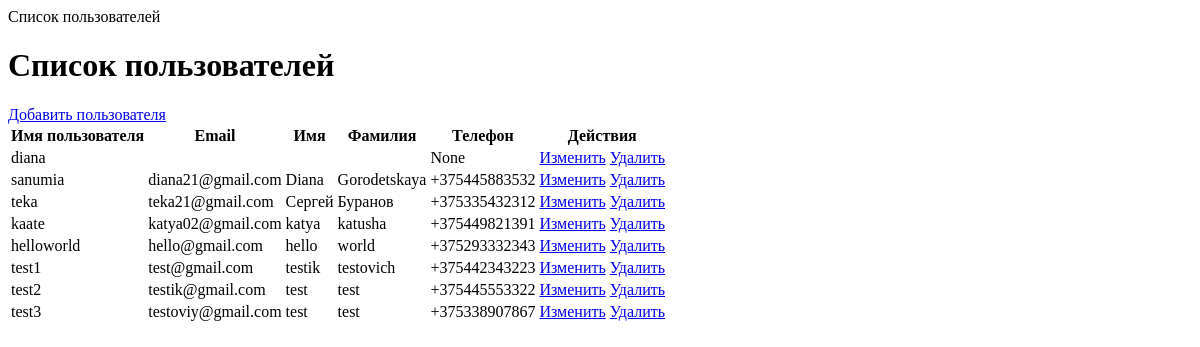
The page /users/ (signed in) on the database as committed earlier.
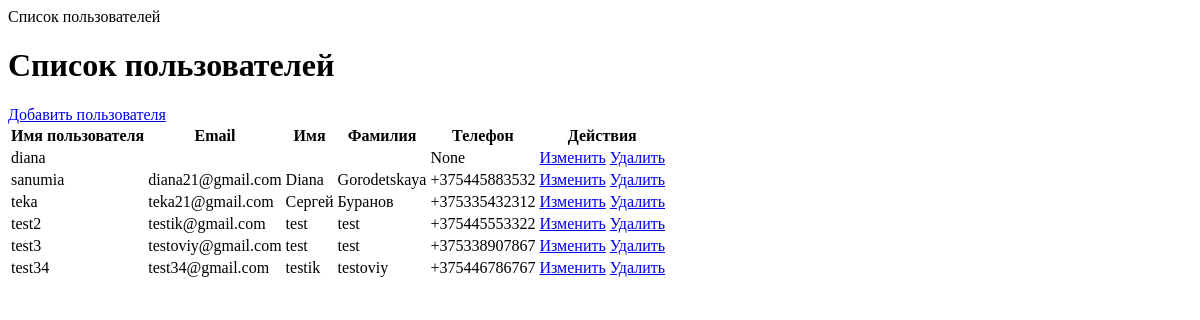
The same page on the database as committed later.
### users/models.py (models this page shows, shortened)
class User(AbstractUser):
    image = models.ImageField(upload_to='users_images', null=True, blank=True)
    phone_regex = RegexValidator(
        regex=r'^\+375(29|25|44|33)\d{7}$',
        message="Номер телефона должен быть в формате: '+375291234567'"
    )
    phone_number = models.CharField(
        validators=[phone_regex],
        max_length=20,
        blank=True,
        null=True,
        verbose_name='Номер телефона'
    )
    birth_date = models.DateField(
        verbose_name='Дата рождения',
        null=True,
        blank=True,
        validators=[
            MinValueValidator(
                limit_value=date(1900, 1, 1),
                message='Дата рождения не может быть раньше 1900 года'
            )
        ]
    )
    timezone = models.CharField(
        max_length=50,
        default='UTC',
        verbose_name='Часовой пояс',
        help_text='Например: Europe/Minsk или UTC'
    )
    is_client = models.BooleanField(default=True, verbose_name='Является клиентом')
    created_at = models.DateTimeField(auto_now_add=True, verbose_name='Дата создания (UTC)')
    updated_at = models.DateTimeField(auto_now=True, verbose_name='Дата обновления (UTC)')
    created_at_local = models.DateTimeField(verbose_name='Дата создания (локальное время)', null=True, blank=True)
    updated_at_local = models.DateTimeField(verbose_name='Дата обновления (локальное время)', null=True, blank=True)
    class Meta:
        verbose_name = 'Пользователь'
        verbose_name_plural = 'Пользователи'
        constraints = [
            models.CheckConstraint(
                check=models.Q(birth_date__lte=timezone.now().date() - timezone.timedelta(days=365*18)),
                name='age_18_plus'
            )
        ]

### users/views.py (the view)
# urls.py: path('', UserListView.as_view(), name='user_list'),
class UserListView(LoginRequiredMixin, ListView):
    model = User
    template_name = 'users/user_list.html'
    context_object_name = 'users'
    paginate_by = 10

### users/templates/users/user_list.html (shortened to what this page needs)
{% block content %}
<h1>Список пользователей</h1>
{% if perms.auth.add_user %}
<a href="{% url 'users:user_create' %}" class="btn btn-primary mb-3">Добавить пользователя</a>
{% endif %}
<table class="table">
    <thead>
        <tr>
            <th>Имя пользователя</th>
            <th>Email</th>
            <th>Имя</th>
            <th>Фамилия</th>
            <th>Телефон</th>
            <th>Действия</th>
        </tr>
    </thead>
    <tbody>
        {% for user in users %}
        <tr>
            <td>{{ user.username }}</td>
            <td>{{ user.email }}</td>
            <td>{{ user.first_name }}</td>
            <td>{{ user.last_name }}</td>
            <td>{{ user.phone_number }}</td>
            <td>
                <a href="{% url 'users:user_update' user.pk %}" class="btn btn-sm btn-warning">Изменить</a>
                <a href="{% url 'users:user_delete' user.pk %}" class="btn btn-sm btn-danger">Удалить</a>
            </td>
        </tr>
        {% endfor %}
    </tbody>
</table>
{% endblock %}

Rows that differ between the two databases and show on the page:
removed User: username "kaate", email "katya02@gmail.com", first_name "katya", last_name "katusha", phone_number "+375449821391"
removed User: username "helloworld", email "hello@gmail.com", first_name "hello", last_name "world", phone_number "+375293332343"
removed User: username "test1", email "test@gmail.com", first_name "testik", last_name "testovich", phone_number "+375442343223"
added User: username "test34", email "test34@gmail.com", first_name "testik", last_name "testoviy", phone_number "+375446786767"
